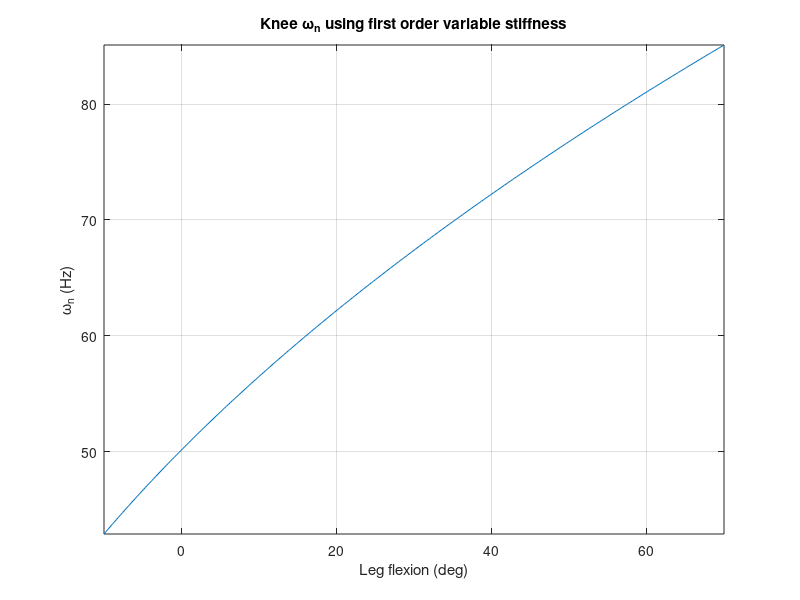
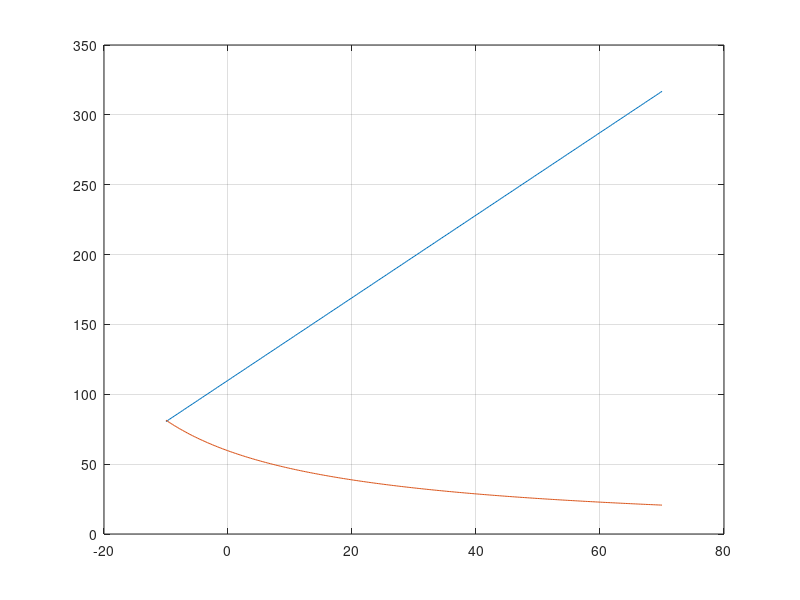

Write the MATLAB code that produced these figures, in order. (Note: this script raises an error after producing the figures.)
%% Transfer Functions Analysis
% Constants
W = 4.742065; % Kg
g   = 9.80665;       % m/ss
N   = 150;           % Gear Ratio
KI  = 0.0603;        % Nm/A
Ks  = 104;           % Nm/rad
Ka  = Ks/20;         % Nm/rad (???)
% Ka  = 1387.6;
Jh  = 0.0437;        % Kg.m^2   (check KneeJointParameters.m)
Le  = 0.432;          % m      (???)
Je  = W*Le^2;        % Kg.m^2 
We  = W*g;           % N      
Beq = 60;            % N.m.s/rad (maybe is 30, I.O.)
Ja  = 0.47;          % Kg.m^2

% My leg lenght is about 44 cm
% My body mass  is about 62 Kg
I_zz = 0.048*62*(0.433*0.28)^2;

dt = 0.001;
CURRENT_MAX = pi;

zeta = 0.06;
Kp_acc = 0.5436;
Ki_acc = 11.560;
epos_Ki = 1.190; 
epos_Kp = 11.900;

%% User leg natural frequency estimation:
clc, close all
% What if...
KneeRoM = 80; % deg
% passKneeStiff = passiveKneeStiffness;
% isoKneeStiff = isometricKneeStiffness(2);
% Ka - Je*w_n^2 > 0 -> Ka/je > w_n^2 -> Ka/Je > Kk/I_zz, then:
% kneeStiffness < Ka/Je * I_zz
Ka = 104*63;
kneeStiffness_max = Ka/Je * I_zz;
w_max = sqrt(Ka/Je);
%For 1.53 Hz hopping the knee stiffness is:
K_j = @(o) 110.0 + 169.3*deg2rad(o - 0);
Eta = @(o) Ka./(110.0 + 169.3*deg2rad(o - 0));
w_j_des = @(o) sqrt(110.0/I_zz + 169.3*deg2rad(o - 0)/I_zz);

offset = 10;
ang = linspace(-offset, KneeRoM-offset, 300);
figure, plot(ang, w_j_des(ang)), grid on, axis tight
title('Knee \omega_n using first order variable stiffness')
ylabel('\omega_n (Hz)'), xlabel('Leg flexion (deg)')

figure, plot(ang, K_j(ang)), hold on
plot(ang, Eta(ang)), grid on
yline(kneeStiffness_max,'--',{'k_k^{max}'})
legend('k_{knee}','\eta')

P  = @(n) -Je + n.*I_zz;
I  = @(n) 2*zeta*sqrt(n.*Ka*I_zz);

figure,
plot(ang, P(Eta(ang))), hold on
plot(ang, I(Eta(ang))), grid on
title('PI tuning from knee dynamics')
legend('K_p','K_i'), xlabel('Leg flexion (deg)'), axis tight

% Using the Impedance (F/X) Transfer Function (Xa = 0):
Z_r = @(tht) tf([P(Eta(tht)) I(Eta(tht)) 0],[(Je/Ka) 0 1]);
Z_h = @(tht) tf([K_j(tht)],[1]);
A_r = @(tht) tf([(Je/Ka) 0 1], [P(Eta(tht)) I(Eta(tht)) 0]);
A_h = @(tht) tf([1],[K_j(tht)]);

% Using the Impedance (F/X) Transfer Function (DX = 0):
Z_act = tf([-Ja 0 0],[(Je/Ka) 0 1]);
A_act = 1/Z_act;

ang_step = 30;
ang1 = -5;
ang2 = ang1 +   ang_step;
ang3 = ang1 + 2*ang_step;

figure, 
bode(Z_r(ang1), Z_h(ang1), Z_r(ang2), Z_h(ang2), Z_r(ang3), Z_h(ang3)), grid on
hold on, bode(tf([Ka*P(Eta(ang1))/Je],[1]),'--k')
bode(Z_act,'--b')
title('Impedance Bode')

legend(['Z_i(',num2str(ang1),')'],['Z_k(',num2str(ang1),')'],...
       ['Z_i(',num2str(ang2),')'],['Z_k(',num2str(ang2),')'],...
       ['Z_i(',num2str(ang3),')'],['Z_k(',num2str(ang3),')'])

figure, 
bode(A_r(ang1), A_h(ang1), A_r(ang2), A_h(ang2), A_r(ang3), A_h(ang3)), grid on
hold on, bode(tf([1],[Ka*P(Eta(ang1))/Je]),'--k')
bode(A_act,'--b')
title('Admittance Bode')

legend(['A_i(',num2str(ang1),')'],['A_k(',num2str(ang1),')'],...
       ['A_i(',num2str(ang2),')'],['A_k(',num2str(ang2),')'],...
       ['A_i(',num2str(ang3),')'],['A_k(',num2str(ang3),')'])

   
% MISO transfer function:
% Z_all = [Z_i(ang2) Z_act];
% figure, bode(Z_all), grid on

%%
% Check signal Z = -F/V...
% Using the Impedance (F/V) Transfer Function (Xa = 0):
Z_r = @(tht) tf([P(Eta(tht)) I(Eta(tht))],[(Je/Ka) 0 1]);
Z_h = @(tht) tf([K_j(tht)],[1 0]);
A_r = @(tht) tf([(Je/Ka) 0 1], [P(Eta(tht)) I(Eta(tht))]);
A_h = @(tht) tf([1 0],[K_j(tht)]);

% Using the Impedance (F/V) Transfer Function (DX = 0):
Z_act = tf([-Ja 0],[(Je/Ka) 0 1]);
A_act = 1/Z_act;

%{
figure, 
bode(A_r(ang1), A_h(ang1), A_r(ang2), A_h(ang2), A_r(ang3), A_h(ang3)), grid on
% xline(w_max,'--r',{'\omega_{max}'})
title('Exo and Knee Admittance')

legend(['A_r(',num2str(ang1),')'],['A_h(',num2str(ang1),')'],...
       ['A_r(',num2str(ang2),')'],['A_h(',num2str(ang2),')'],...
       ['A_r(',num2str(ang3),')'],['A_h(',num2str(ang3),')'])
%}

figure, 
bode(Z_r(ang1), Z_h(ang1), Z_r(ang2), Z_h(ang2), Z_r(ang3), Z_h(ang3)), grid on
% xline(w_max,'--r',{'\omega_{max}'})
title('Exo and Knee Impedance')

legend(['Z_r(',num2str(ang1),')'],['Z_h(',num2str(ang1),')'],...
       ['Z_r(',num2str(ang2),')'],['Z_h(',num2str(ang2),')'],...
       ['Z_r(',num2str(ang3),')'],['Z_h(',num2str(ang3),')'])
   
%%
close all
% Limitations (using 25 deg Knee Stiffness):
figure('Name','Impedance Bode Diagram','Color',[1 1 1]),
ax = subplot(2,1,1);    % configure Mag

bd_opt = bodeoptions;
bd_opt.PhaseVisible = 'off';
bd_opt.Title.String = '';
bd_opt.XLabel.Color = [1 1 1];  % sumir com o eixo X...

bodeplot(Z_r(ang2), bd_opt); hold on
bodeplot(tf([I(Eta(ang2))],[1]),'--k',bd_opt)  % s -> 0
bodeplot(Z_h(ang2), bd_opt)                     % Des Imp
bodeplot(tf([Je 0],[1]),'--g', bd_opt)          % Pure Mass Imp
bodeplot(tf([Ks],[1 0]),'--r', bd_opt)          % Pure SEA Imp
bodeplot(tf([Ka],[1 0]),'--m', bd_opt)          % Pure Ka Imp

ax.FontSize = 12; ax.LineWidth = 0.8; ax.GridAlpha = 0.6;
grid on

ax = subplot(2,1,2);    % configure Phase

bd_opt = bodeoptions;
bd_opt.MagVisible = 'off';
bd_opt.Title.String = '';
bd_opt.XLabel.FontSize = 12;

bodeplot(Z_r(ang2), bd_opt); hold on
bodeplot(tf([I(Eta(ang2))],[1]),'--k',bd_opt)  % s -> 0
bodeplot(Z_h(ang2), bd_opt)                     % Des Imp
bodeplot(tf([Je 0],[1]),'--g', bd_opt)          % Pure Mass Imp
bodeplot(tf([Ks],[1 0]),'--r', bd_opt)          % Pure SEA Imp
bodeplot(tf([Ka],[1 0]),'--m', bd_opt)          % Pure Ka Imp

ax = gca;
ax.FontSize = 12; ax.LineWidth = 0.8; ax.GridAlpha = 0.6;
grid on

legend('Z_{r}', 'Z_{r}(0)', 'Z_h', 'Z_{J_e}','Z_{K_s}','Z_{K_a}',...
        'Orientation','horizontal','FontSize',12)

fig = gcf; 
axes_handle = fig.Children;

axes_handle(3).String(1) = {'Z_{r}'};
axes_handle(3).String(2) = {'Z_{r}(0)'};
axes_handle(3).String(3) = {'Z_{h}'};
axes_handle(3).String(3) = {'Z_{h}'};
axes_handle(3).String(4) = {'Z_{Je}'};
axes_handle(3).String(4) = {'Z_{Je}'};
axes_handle(3).String(5) = {'Z_{Ks}'};
axes_handle(3).String(5) = {'Z_{Ks}'};
axes_handle(3).String(6) = {'Z_{Ka}'};
axes_handle(3).String(6) = {'Z_{Ka}'};

for i = 4:7
    for k = 1:6
        axes_handle(i).Children(k).Children.LineWidth = 1.0;
    end
end    
    
% ver efeito de Ka e Je sobre a impedancia...

%% Symbolic math to obtain s-domain roots
clc
% clear all

syms s J_a J_e K_I k_s k_a K_p K_i S D g l W_e

Cv = K_I*(K_p + K_i/s);
Adm = (1 - S/k_s)*s / (s*D + S);
G = J_a*s^2 + k_s*(1 + Cv*Adm);
Den = G + Cv*s

% Find roots with respect to s:
% Sol = solve(Den,s)
factors = factor(Den,s);

% Note from factors(2) that S must be > 0

s_roots = solve(factors(1),s,'MaxDegree',3);

s1 = latex(simplify(s_roots(1)));
s2 = latex(simplify(s_roots(2)));
s3 = latex(simplify(s_roots(3)));

%%

Cv = KI*(epos_Kp + epos_Ki/s);
Adm = (1 - S/Ks)*s / (s*D + S);
G = Ja*s^2 + Ks*(1 + Cv*Adm);
Den = G + Cv*s

% Find roots with respect to s:
% Sol = solve(Den,s)
factors = factor(Den,s);

% Note from factors(3) that S must be > 0

s_roots = solve(factors(2),s,'MaxDegree',3);

s1_adm = s_roots(1);
s2_adm = s_roots(2);
s3_adm = s_roots(3);

% fplot(subs(s1_adm, D, Ks/10)) % caution!